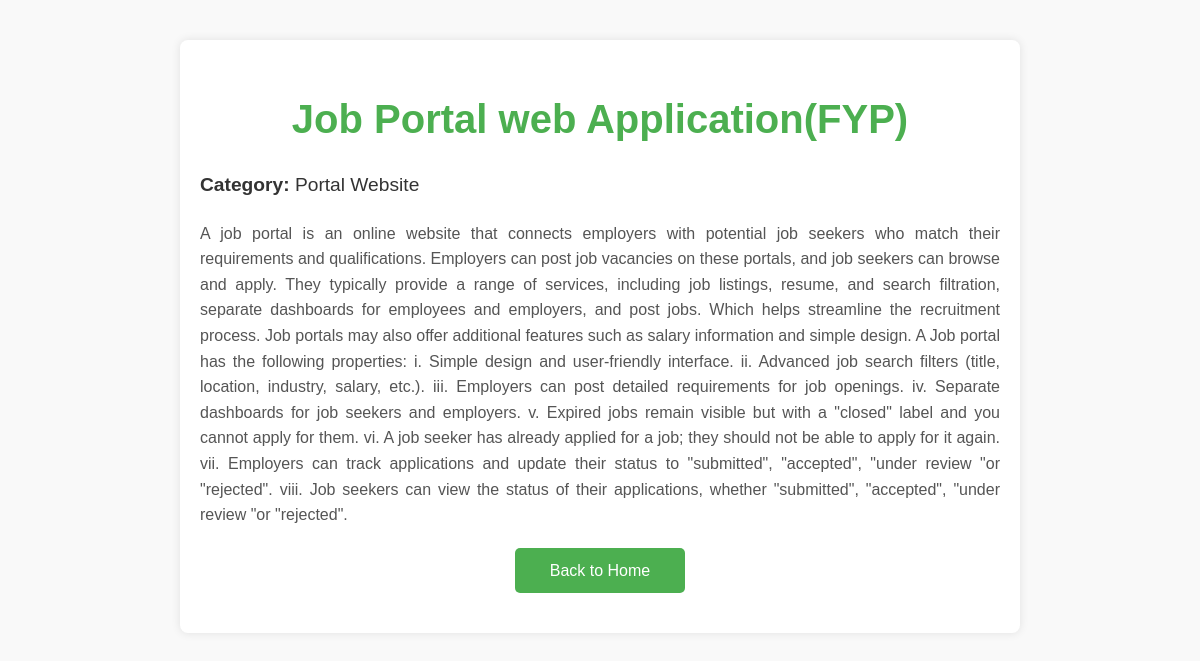
/project/1/, run on an earlier commit of the app's database.
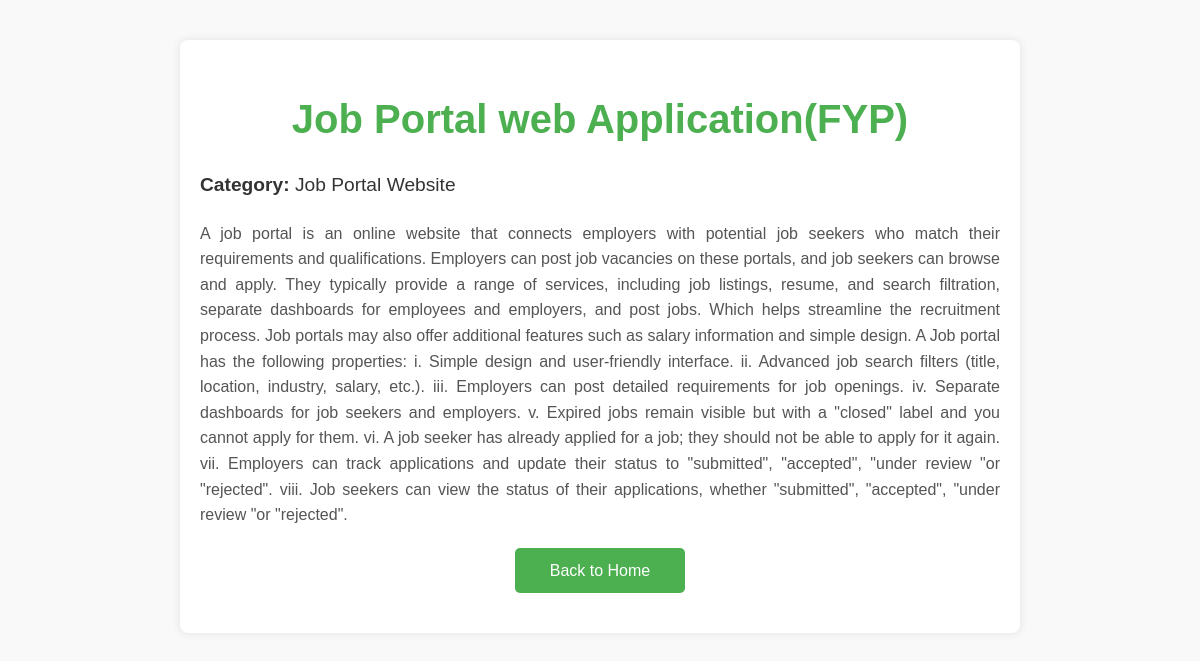
And on a later commit of the database.
### PortfolioApp/models.py (models this page shows, shortened)
class Project(models.Model):
    category = models.CharField(max_length=200)
    title = models.CharField(max_length=200)
    description = models.TextField()
    image = models.ImageField(upload_to="projects_image/")

### PortfolioApp/views.py (the view)
# urls.py: path('project/<int:project_id>/', views.project_detail, name='project'),
def project_detail(request, project_id):
    project = models.Project.objects.get(id=project_id)
    context = {
        'project': project
    }
    return render(request, 'project.html', context)

### templates/project.html (shortened to what this page needs)
<!DOCTYPE html>
<html lang="en">
<head>
</head>
<body>
    <main>
        <div class="project-detail-container">
            <h1 class="project-title">{{ project.title }}</h1>
            <p class="project-category"><strong>Category:</strong> {{ project.category }}</p>
            <div class="project-description">
                <p>{{ project.description }}</p>
            </div>
            <a href="{% url 'index'%}" class="home-button">Back to Home</a>
        </div>
    </main>
</body>
</html>

What changed in the data, as far as the page shows it:
changed Project "Job Portal web Application(FYP)": category "Portal Website" → "Job Portal Website"
